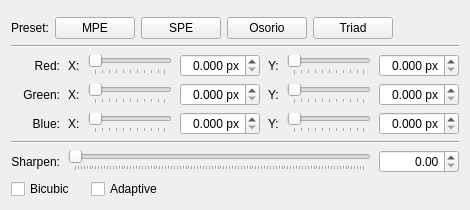
<?xml version="1.0" encoding="UTF-8"?>
<ui version="4.0">
 <class>FringeShiftKCM</class>
 <widget class="QWidget" name="FringeShiftKCM">
  <layout class="QVBoxLayout" name="rootLayout">
   <item>
    <!-- Text and message type are set in FringeShiftKCM.cpp, which decides
         between them by reading the current font settings. -->
    <widget class="KMessageWidget" name="subPixelNotice"/>
   </item>
   <item>
    <!-- Presets. These only write the widgets below; the commit is Apply's, like
         every other control on the page. Values and rationale live in
         presets.conf, and the table in FringeShiftKCM.cpp names the block each
         button reproduces. -->
    <layout class="QHBoxLayout" name="presetLayout">
     <property name="spacing">
      <number>6</number>
     </property>
     <item>
      <widget class="QLabel" name="presetLabel">
       <property name="text">
        <string>Preset:</string>
       </property>
      </widget>
     </item>
     <item>
      <widget class="QPushButton" name="presetMpeButton">
       <property name="text">
        <string>MPE</string>
       </property>
       <property name="toolTip">
        <string>Emitter lattice measured across ~60 cells of a macro photograph, so per-cell reading error averages out. Separations 0.437 px vertical, 0.449 px horizontal.</string>
       </property>
      </widget>
     </item>
     <item>
      <widget class="QPushButton" name="presetSpeButton">
       <property name="text">
        <string>SPE</string>
       </property>
       <property name="toolTip">
        <string>The same panel read from the scale drawing of one cell: 0.472 px vertical, 0.441 px horizontal. The only preset here that shifts green sideways.</string>
       </property>
      </widget>
     </item>
     <item>
      <widget class="QPushButton" name="presetOsorioButton">
       <property name="text">
        <string>Osorio</string>
       </property>
       <property name="toolTip">
        <string>Not a measurement of the panel but of a working correction: sample rectangles moved by hand on live hardware until the fringing went away. 0.450 px vertical, 0.475 px horizontal — and what this effect ships with.</string>
       </property>
      </widget>
     </item>
     <item>
      <widget class="QPushButton" name="presetTriadButton">
       <property name="text">
        <string>Triad</string>
       </property>
       <property name="toolTip">
        <string>Vertical only, and roughly a third of the measured geometry: the floor of the useful range. Visible on a fringe test pattern, near invisible in normal use.</string>
       </property>
      </widget>
     </item>
     <item>
      <spacer name="presetSpacer">
       <property name="orientation">
        <enum>Qt::Horizontal</enum>
       </property>
       <property name="sizeHint" stdset="0">
        <size>
         <width>0</width>
         <height>0</height>
        </size>
       </property>
      </spacer>
     </item>
    </layout>
   </item>
   <item>
    <widget class="Line" name="presetSeparator">
     <property name="orientation">
      <enum>Qt::Horizontal</enum>
     </property>
    </widget>
   </item>
   <item>
    <layout class="QGridLayout" name="gridLayout">
     <property name="horizontalSpacing">
      <number>8</number>
     </property>
     <!-- Column stretch is set in FringeShiftKCM.cpp: ki18n's uic wrapper puts
          every <string> property through tr2i18n(), which does not compile
          against setColumnStretch(int, int). -->

     <!-- Red -->
     <item row="0" column="0">
      <widget class="QLabel" name="redLabel">
       <property name="text">
        <string>Red:</string>
       </property>
       <property name="alignment">
        <set>Qt::AlignRight|Qt::AlignVCenter</set>
       </property>
      </widget>
     </item>
     <item row="0" column="1">
      <widget class="QLabel" name="redXLabel">
       <property name="text">
        <string>X:</string>
       </property>
      </widget>
     </item>
     <item row="0" column="2">
      <widget class="QSlider" name="redXSlider">
       <property name="minimumWidth">
        <number>110</number>
       </property>
       <property name="orientation">
        <enum>Qt::Horizontal</enum>
       </property>
       <property name="tickPosition">
        <enum>QSlider::TicksBelow</enum>
       </property>
      </widget>
     </item>
     <item row="0" column="3">
      <widget class="QDoubleSpinBox" name="kcfg_RedX">
       <property name="toolTip">
        <string>Horizontal shift of the red channel. Positive values move it right.</string>
       </property>
       <property name="suffix">
        <string> px</string>
       </property>
       <property name="decimals">
        <number>3</number>
       </property>
       <property name="alignment">
        <set>Qt::AlignRight|Qt::AlignVCenter</set>
       </property>
      </widget>
     </item>
     <item row="0" column="4">
      <widget class="QLabel" name="redYLabel">
       <property name="text">
        <string>Y:</string>
       </property>
      </widget>
     </item>
     <item row="0" column="5">
      <widget class="QSlider" name="redYSlider">
       <property name="minimumWidth">
        <number>110</number>
       </property>
       <property name="orientation">
        <enum>Qt::Horizontal</enum>
       </property>
       <property name="tickPosition">
        <enum>QSlider::TicksBelow</enum>
       </property>
      </widget>
     </item>
     <item row="0" column="6">
      <widget class="QDoubleSpinBox" name="kcfg_RedY">
       <property name="toolTip">
        <string>Vertical shift of the red channel. Positive values move it down.</string>
       </property>
       <property name="suffix">
        <string> px</string>
       </property>
       <property name="decimals">
        <number>3</number>
       </property>
       <property name="alignment">
        <set>Qt::AlignRight|Qt::AlignVCenter</set>
       </property>
      </widget>
     </item>

     <!-- Green -->
     <item row="1" column="0">
      <widget class="QLabel" name="greenLabel">
       <property name="text">
        <string>Green:</string>
       </property>
       <property name="alignment">
        <set>Qt::AlignRight|Qt::AlignVCenter</set>
       </property>
      </widget>
     </item>
     <item row="1" column="1">
      <widget class="QLabel" name="greenXLabel">
       <property name="text">
        <string>X:</string>
       </property>
      </widget>
     </item>
     <item row="1" column="2">
      <widget class="QSlider" name="greenXSlider">
       <property name="minimumWidth">
        <number>110</number>
       </property>
       <property name="orientation">
        <enum>Qt::Horizontal</enum>
       </property>
       <property name="tickPosition">
        <enum>QSlider::TicksBelow</enum>
       </property>
      </widget>
     </item>
     <item row="1" column="3">
      <widget class="QDoubleSpinBox" name="kcfg_GreenX">
       <property name="toolTip">
        <string>Horizontal shift of the green channel. Positive values move it right.</string>
       </property>
       <property name="suffix">
        <string> px</string>
       </property>
       <property name="decimals">
        <number>3</number>
       </property>
       <property name="alignment">
        <set>Qt::AlignRight|Qt::AlignVCenter</set>
       </property>
      </widget>
     </item>
     <item row="1" column="4">
      <widget class="QLabel" name="greenYLabel">
       <property name="text">
        <string>Y:</string>
       </property>
      </widget>
     </item>
     <item row="1" column="5">
      <widget class="QSlider" name="greenYSlider">
       <property name="minimumWidth">
        <number>110</number>
       </property>
       <property name="orientation">
        <enum>Qt::Horizontal</enum>
       </property>
       <property name="tickPosition">
        <enum>QSlider::TicksBelow</enum>
       </property>
      </widget>
     </item>
     <item row="1" column="6">
      <widget class="QDoubleSpinBox" name="kcfg_GreenY">
       <property name="toolTip">
        <string>Vertical shift of the green channel. Positive values move it down.</string>
       </property>
       <property name="suffix">
        <string> px</string>
       </property>
       <property name="decimals">
        <number>3</number>
       </property>
       <property name="alignment">
        <set>Qt::AlignRight|Qt::AlignVCenter</set>
       </property>
      </widget>
     </item>

     <!-- Blue -->
     <item row="2" column="0">
      <widget class="QLabel" name="blueLabel">
       <property name="text">
        <string>Blue:</string>
       </property>
       <property name="alignment">
        <set>Qt::AlignRight|Qt::AlignVCenter</set>
       </property>
      </widget>
     </item>
     <item row="2" column="1">
      <widget class="QLabel" name="blueXLabel">
       <property name="text">
        <string>X:</string>
       </property>
      </widget>
     </item>
     <item row="2" column="2">
      <widget class="QSlider" name="blueXSlider">
       <property name="minimumWidth">
        <number>110</number>
       </property>
       <property name="orientation">
        <enum>Qt::Horizontal</enum>
       </property>
       <property name="tickPosition">
        <enum>QSlider::TicksBelow</enum>
       </property>
      </widget>
     </item>
     <item row="2" column="3">
      <widget class="QDoubleSpinBox" name="kcfg_BlueX">
       <property name="toolTip">
        <string>Horizontal shift of the blue channel. Positive values move it right.</string>
       </property>
       <property name="suffix">
        <string> px</string>
       </property>
       <property name="decimals">
        <number>3</number>
       </property>
       <property name="alignment">
        <set>Qt::AlignRight|Qt::AlignVCenter</set>
       </property>
      </widget>
     </item>
     <item row="2" column="4">
      <widget class="QLabel" name="blueYLabel">
       <property name="text">
        <string>Y:</string>
       </property>
      </widget>
     </item>
     <item row="2" column="5">
      <widget class="QSlider" name="blueYSlider">
       <property name="minimumWidth">
        <number>110</number>
       </property>
       <property name="orientation">
        <enum>Qt::Horizontal</enum>
       </property>
       <property name="tickPosition">
        <enum>QSlider::TicksBelow</enum>
       </property>
      </widget>
     </item>
     <item row="2" column="6">
      <widget class="QDoubleSpinBox" name="kcfg_BlueY">
       <property name="toolTip">
        <string>Vertical shift of the blue channel. Positive values move it down.</string>
       </property>
       <property name="suffix">
        <string> px</string>
       </property>
       <property name="decimals">
        <number>3</number>
       </property>
       <property name="alignment">
        <set>Qt::AlignRight|Qt::AlignVCenter</set>
       </property>
      </widget>
     </item>

     <!-- Separator -->
     <item row="3" column="0" colspan="7">
      <widget class="Line" name="separator">
       <property name="orientation">
        <enum>Qt::Horizontal</enum>
       </property>
      </widget>
     </item>

     <!-- Sharpen -->
     <item row="4" column="0">
      <widget class="QLabel" name="sharpenLabel">
       <property name="text">
        <string>Sharpen:</string>
       </property>
       <property name="alignment">
        <set>Qt::AlignRight|Qt::AlignVCenter</set>
       </property>
      </widget>
     </item>
     <item row="4" column="1" colspan="5">
      <widget class="QSlider" name="sharpenSlider">
       <property name="orientation">
        <enum>Qt::Horizontal</enum>
       </property>
       <property name="tickPosition">
        <enum>QSlider::TicksBelow</enum>
       </property>
      </widget>
     </item>
     <item row="4" column="6">
      <widget class="QDoubleSpinBox" name="kcfg_Sharpen">
       <property name="toolTip">
        <string>Unsharp amount layered on top of the shift. Zero disables sharpening.</string>
       </property>
       <property name="decimals">
        <number>2</number>
       </property>
       <property name="alignment">
        <set>Qt::AlignRight|Qt::AlignVCenter</set>
       </property>
      </widget>
     </item>

     <!-- Toggles -->
     <item row="5" column="0" colspan="7">
      <layout class="QHBoxLayout" name="toggleLayout">
       <property name="spacing">
        <number>16</number>
       </property>
       <item>
        <widget class="QCheckBox" name="kcfg_Bicubic">
         <property name="text">
          <string>Bicubic</string>
         </property>
         <property name="toolTip">
          <string>Catmull-Rom resample. Unchecked falls back to bilinear: softer, but free of ringing.</string>
         </property>
        </widget>
       </item>
       <item>
        <widget class="QCheckBox" name="kcfg_Adaptive">
         <property name="text">
          <string>Adaptive</string>
         </property>
         <property name="toolTip">
          <string>Restrict sharpening to text-like pixels. Never affects the channel shift itself.</string>
         </property>
        </widget>
       </item>
       <item>
        <spacer name="toggleSpacer">
         <property name="orientation">
          <enum>Qt::Horizontal</enum>
         </property>
         <property name="sizeHint" stdset="0">
          <size>
           <width>0</width>
           <height>0</height>
          </size>
         </property>
        </spacer>
       </item>
      </layout>
     </item>
    </layout>
   </item>
   <item>
    <spacer name="bottomSpacer">
     <property name="orientation">
      <enum>Qt::Vertical</enum>
     </property>
     <property name="sizeHint" stdset="0">
      <size>
       <width>0</width>
       <height>0</height>
      </size>
     </property>
    </spacer>
   </item>
  </layout>
 </widget>
 <customwidgets>
  <customwidget>
   <class>KMessageWidget</class>
   <extends>QFrame</extends>
   <header>KMessageWidget</header>
  </customwidget>
 </customwidgets>
 <resources/>
 <connections/>
</ui>
